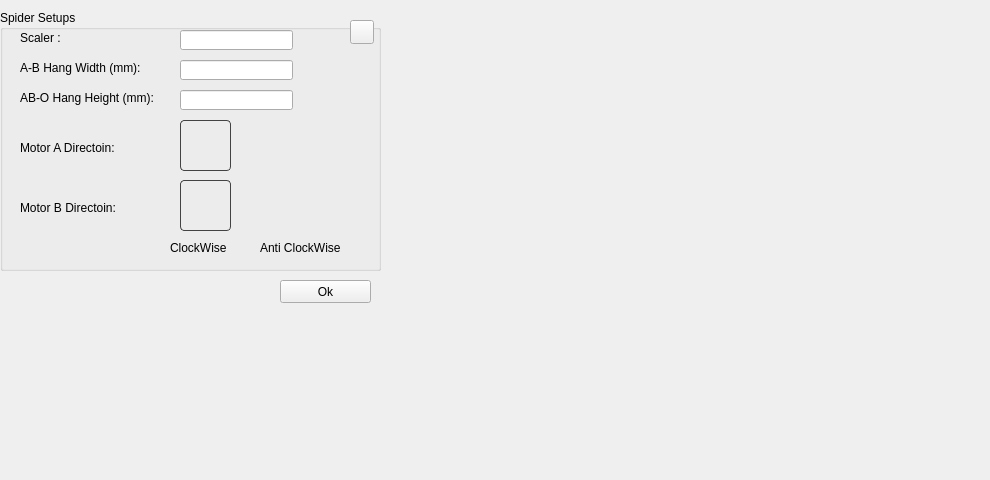
<?xml version="1.0" encoding="UTF-8"?>
<ui version="4.0">
 <class>SpiderSetup</class>
 <widget class="QWidget" name="SpiderSetup">
  <property name="geometry">
   <rect>
    <x>0</x>
    <y>0</y>
    <width>990</width>
    <height>480</height>
   </rect>
  </property>
  <property name="windowTitle">
   <string>Form</string>
  </property>
  <widget class="QLabel" name="label_8">
   <property name="geometry">
    <rect>
     <x>390</x>
     <y>10</y>
     <width>581</width>
     <height>471</height>
    </rect>
   </property>
   <property name="text">
    <string/>
   </property>
   <property name="pixmap">
    <pixmap resource="images.qrc">:/images/mSpider_setup.png</pixmap>
   </property>
  </widget>
  <widget class="QGroupBox" name="groupBox">
   <property name="geometry">
    <rect>
     <x>0</x>
     <y>10</y>
     <width>381</width>
     <height>261</height>
    </rect>
   </property>
   <property name="title">
    <string>Spider Setups</string>
   </property>
   <widget class="QLabel" name="label">
    <property name="geometry">
     <rect>
      <x>20</x>
      <y>50</y>
      <width>151</width>
      <height>16</height>
     </rect>
    </property>
    <property name="text">
     <string>A-B Hang Width (mm):</string>
    </property>
   </widget>
   <widget class="QLabel" name="label_2">
    <property name="geometry">
     <rect>
      <x>20</x>
      <y>80</y>
      <width>151</width>
      <height>16</height>
     </rect>
    </property>
    <property name="text">
     <string>AB-O Hang Height (mm):</string>
    </property>
   </widget>
   <widget class="QLineEdit" name="lineAB">
    <property name="geometry">
     <rect>
      <x>180</x>
      <y>50</y>
      <width>113</width>
      <height>20</height>
     </rect>
    </property>
   </widget>
   <widget class="QLineEdit" name="lineHeight">
    <property name="geometry">
     <rect>
      <x>180</x>
      <y>80</y>
      <width>113</width>
      <height>20</height>
     </rect>
    </property>
   </widget>
   <widget class="QLabel" name="label_3">
    <property name="geometry">
     <rect>
      <x>20</x>
      <y>130</y>
      <width>131</width>
      <height>16</height>
     </rect>
    </property>
    <property name="text">
     <string>Motor A Directoin:</string>
    </property>
   </widget>
   <widget class="QLabel" name="label_4">
    <property name="geometry">
     <rect>
      <x>20</x>
      <y>190</y>
      <width>131</width>
      <height>16</height>
     </rect>
    </property>
    <property name="text">
     <string>Motor B Directoin:</string>
    </property>
   </widget>
   <widget class="QLabel" name="motoA_CK">
    <property name="geometry">
     <rect>
      <x>180</x>
      <y>110</y>
      <width>51</width>
      <height>51</height>
     </rect>
    </property>
    <property name="styleSheet">
     <string notr="true">     border: 1px solid rgb(67,67,67);
     border-radius: 4px;</string>
    </property>
    <property name="pixmap">
     <pixmap resource="images.qrc">:/images/stepping_motor-clockwise.png</pixmap>
    </property>
   </widget>
   <widget class="QLabel" name="motoB_CK">
    <property name="geometry">
     <rect>
      <x>180</x>
      <y>170</y>
      <width>51</width>
      <height>51</height>
     </rect>
    </property>
    <property name="styleSheet">
     <string notr="true">     border: 1px solid rgb(67,67,67);
     border-radius: 4px;</string>
    </property>
    <property name="pixmap">
     <pixmap resource="images.qrc">:/images/stepping_motor-clockwise.png</pixmap>
    </property>
   </widget>
   <widget class="QLabel" name="motoA_CCK">
    <property name="geometry">
     <rect>
      <x>270</x>
      <y>110</y>
      <width>51</width>
      <height>51</height>
     </rect>
    </property>
    <property name="pixmap">
     <pixmap resource="images.qrc">:/images/stepping_motor-anticlockwise.png</pixmap>
    </property>
   </widget>
   <widget class="QLabel" name="motoB_CCK">
    <property name="geometry">
     <rect>
      <x>270</x>
      <y>170</y>
      <width>51</width>
      <height>51</height>
     </rect>
    </property>
    <property name="pixmap">
     <pixmap resource="images.qrc">:/images/stepping_motor-anticlockwise.png</pixmap>
    </property>
   </widget>
   <widget class="QPushButton" name="pushButton">
    <property name="geometry">
     <rect>
      <x>350</x>
      <y>10</y>
      <width>24</width>
      <height>24</height>
     </rect>
    </property>
    <property name="styleSheet">
     <string notr="true"> QPushButton {
	border-image: url(:/images/help-icon.png) 0;
 }

 QPushButton:hover {
	border-image: url(:/images/help-icon-hover.png) 0;
 }

 QPushButton:pressed  {
	border-image: url(:/images/help-icon-click.png) 0;
 }
</string>
    </property>
    <property name="text">
     <string/>
    </property>
   </widget>
   <widget class="QLabel" name="label_5">
    <property name="geometry">
     <rect>
      <x>170</x>
      <y>230</y>
      <width>71</width>
      <height>16</height>
     </rect>
    </property>
    <property name="text">
     <string>ClockWise</string>
    </property>
   </widget>
   <widget class="QLabel" name="label_6">
    <property name="geometry">
     <rect>
      <x>260</x>
      <y>230</y>
      <width>101</width>
      <height>16</height>
     </rect>
    </property>
    <property name="text">
     <string>Anti ClockWise</string>
    </property>
   </widget>
   <widget class="QLabel" name="label_7">
    <property name="geometry">
     <rect>
      <x>20</x>
      <y>20</y>
      <width>151</width>
      <height>16</height>
     </rect>
    </property>
    <property name="text">
     <string>Scaler :</string>
    </property>
   </widget>
   <widget class="QLineEdit" name="lineScale">
    <property name="geometry">
     <rect>
      <x>180</x>
      <y>20</y>
      <width>113</width>
      <height>20</height>
     </rect>
    </property>
   </widget>
  </widget>
  <widget class="QPushButton" name="btnOk">
   <property name="geometry">
    <rect>
     <x>280</x>
     <y>280</y>
     <width>91</width>
     <height>23</height>
    </rect>
   </property>
   <property name="text">
    <string>Ok</string>
   </property>
  </widget>
 </widget>
 <resources>
  <include location="images.qrc"/>
 </resources>
 <connections/>
</ui>
